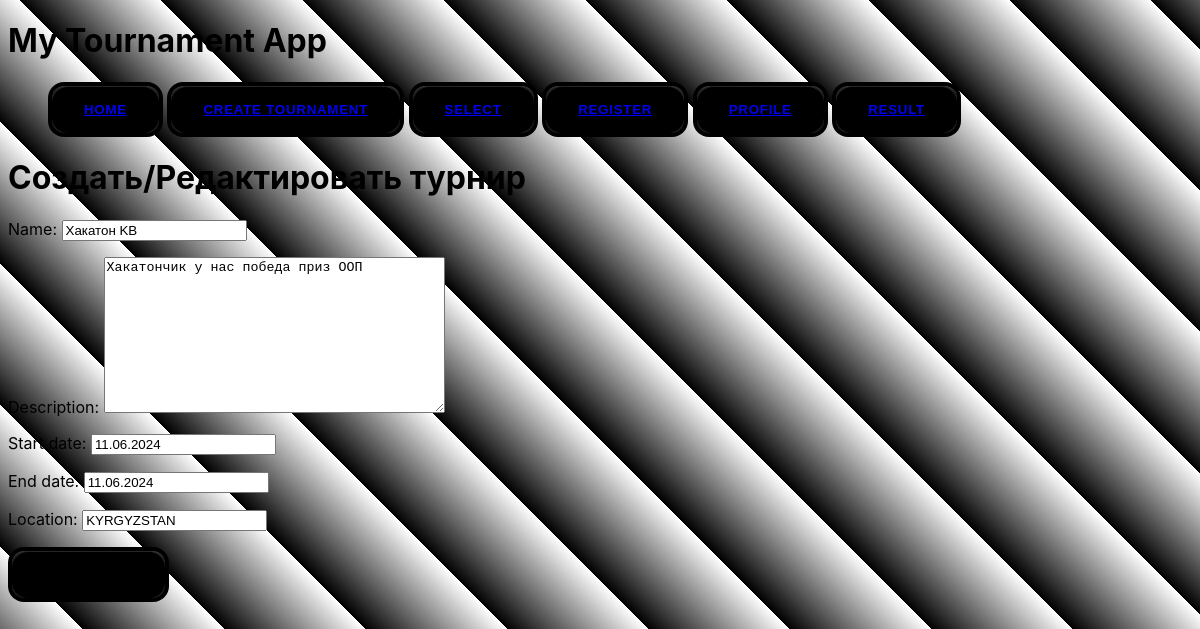
Page /1/update/ on the committed database.
### tournaments/models.py (models this page shows, shortened)
class Tournament(models.Model):
    creator = models.ForeignKey(User, on_delete=models.CASCADE)
    name = models.CharField(max_length=100)
    description = models.TextField()
    start_date = models.DateField()
    end_date = models.DateField()
    location = models.CharField(max_length=100)

### tournaments/views.py (the view)
# urls.py: path('<int:pk>/update/', views.TournamentUpdateView.as_view(), name='tournament_update'),
class TournamentUpdateView(UpdateView):
    model = Tournament
    fields = ['name', 'description', 'start_date', 'end_date', 'location']
    template_name = 'tournaments/tournament_form.html'
    success_url = reverse_lazy('tournament_list')

### templates/tournaments/tournament_form.html (shortened to what this page needs)
<!DOCTYPE html>
<html lang="en">
<head>
</head>
<body>
{% extends 'tournaments/base_generic.html' %}
{% block content %}
  <h1>Создать/Редактировать турнир</h1>
  <form method="post">
    {{ form.as_p }}
    <button type="submit">Сохранить</button>
  </form>
{% endblock %}

### static/base.css (style rules this page uses)
*, *:after, *:before { box-sizing: border-box; }
:root { --x: 0; --y: 0; --xp: 0; --yp: 0; --hue: calc(0 + (var(--xp) * 500)); --bg: hsl(0 0% 10%); --size: 100px; --glow: radial-gradient(50% 50% at center, hsl(var(--hue) 80% 85%), hsl(var(--hue) 80% 70%), transparent) calc((var(--x) * 1px) - (var(--size) * 0.5)) calc((var(--y) * 1px) - (var(--size) * 0.5)) / var(--size) var(--size) no-repeat fixed; }
body { display: left; place-items: left; gap: 1rem; flex-wrap: wrap; justify-content: center; min-height: 100vh; font-family: "SF Pro Text", "SF Pro Icons", "AOS Icons", "Helvetica Neue", Helvetica, Arial, sans-serif, system-ui; background: repeating-linear-gradient(45deg, black, transparent 100px); }
button { border-radius: 1rem; text-transform: uppercase; font-weight: bold; letter-spacing: 0.1ch; background: var(--bg); border: 4px solid transparent; box-shadow: 0 1px hsl(0 0% 100% / 0.15) inset; cursor: pointer; background: linear-gradient(var(--bg), var(--bg)) padding-box, var(--glow), linear-gradient(black, black) border-box; transition: background-size 0.24s; touch-action: none; position: relative; padding: 1rem 2rem; }
button::before { content: ""; position: absolute; inset: 0; box-shadow: 0 1px hsl(0 0% 100% / 0.15) inset; background: black; z-index: 2; border-radius: 1rem; }
button::after { content: ""; position: absolute; inset: -4px; filter: blur(20px); border: 4px solid transparent; background: var(--glow); border-radius: 1rem; }

### rows in the picture
Tournament: name "Хакатон KB", description "Хакатончик у нас победа приз ООП", start_date "11.06.2024", end_date "11.06.2024", location "KYRGYZSTAN"
